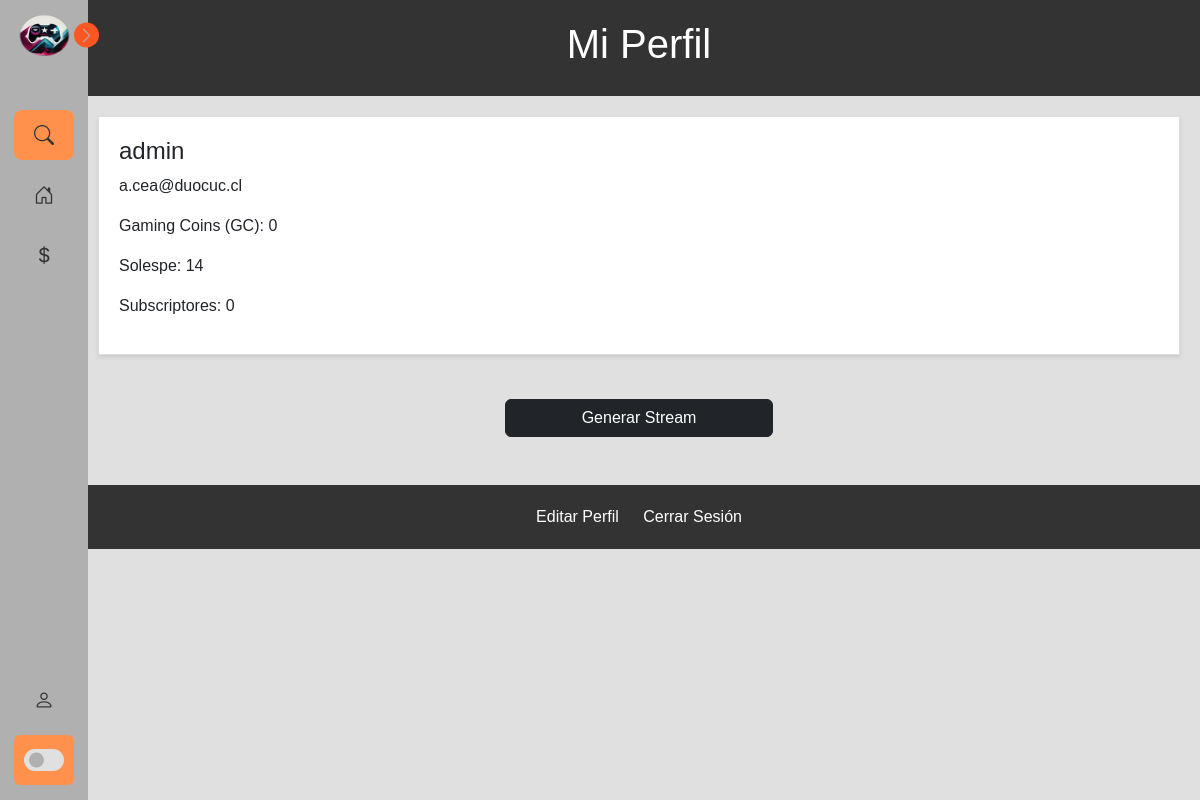
/perfil (signed in), run on an earlier commit of the app's database.
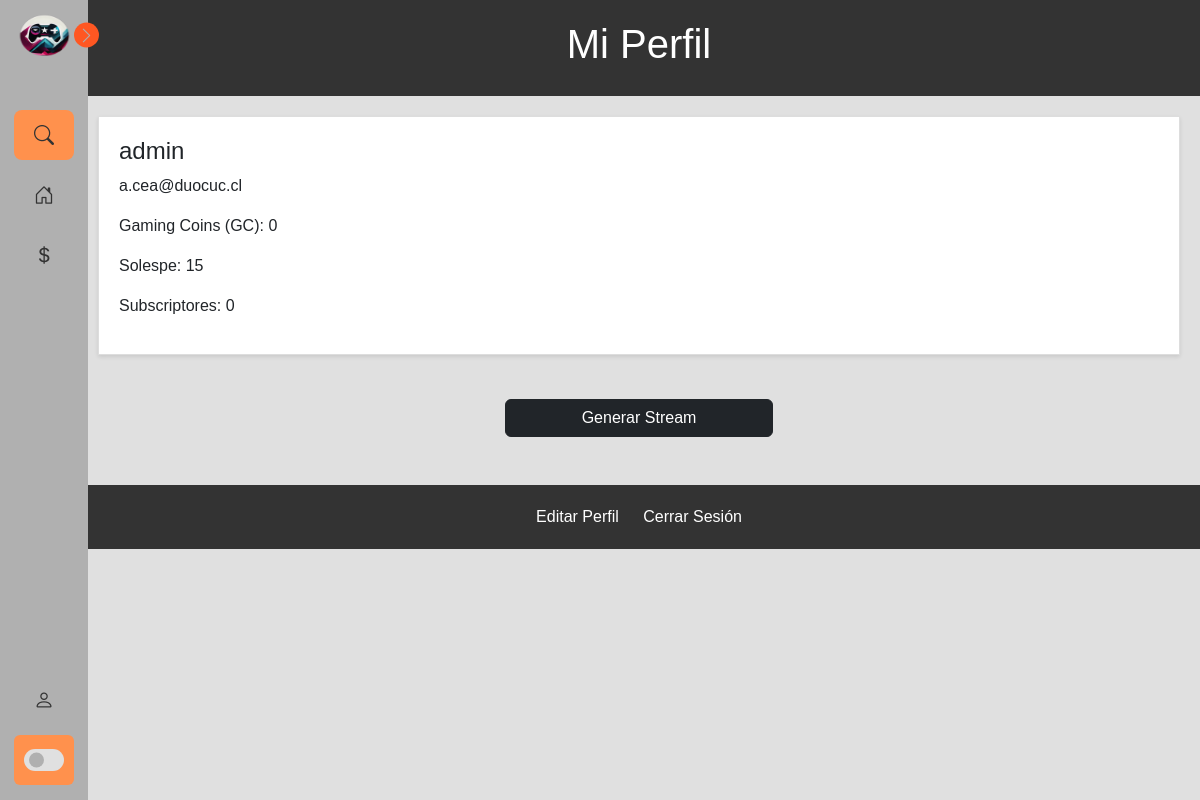
And on a later commit of the database.
### tvapp/models.py (models this page shows, shortened)
class Puntos(models.Model):
    usuario = models.OneToOneField(User, on_delete=models.CASCADE)
    puntos = models.IntegerField(default=0)

class Solespe(models.Model):
    usuario = models.OneToOneField(User, on_delete=models.CASCADE)
    cantidadSolespe = models.IntegerField(default=0)

### tvapp/views.py (the view)
# urls.py: path('perfil', views.perfil, name='perfil'),
@login_required
def perfil(request):
    usuario_actual = request.user
    if request.method == 'POST' and 'logout' in request.POST:
        logout(request)
        return redirect('inicio')  # Redirige al usuario a la página de inicio.
    usuario_actual = request.user
    username = usuario_actual.username
    email = usuario_actual.email
    puntos_usuario = Puntos.objects.get(usuario=request.user)
    solespe_usuario, creado = Solespe.objects.get_or_create(usuario=request.user)
    usuarios_suscritos = SuscripcionUsuario.objects.filter(usuario_suscrito=request.user)
    return render(request, 'perfil.html', {'puntos_usuario': puntos_usuario,
                                           'solespe_usuario': solespe_usuario,
                                           'usuarios_suscritos' : usuarios_suscritos})

### tvapp/templates/perfil.html (shortened to what this page needs)
{% extends 'baseInicio.html' %}
{% load static %}
{% block head %}
<link rel="stylesheet" type="text/css" href="{% static 'css/stylePerfil.css' %}">
{% endblock %}
{% block content %}
<header class="headerPerfil">
    <h1>Mi Perfil</h1>
</header>
<div class="profile">
    <div class="user-info">
        <h2>{{ user.username }}</h2>
        <p>{{ user.email }}</p>
        <p>Gaming Coins (GC): {{ puntos_usuario.puntos }}</p>
        <p>Solespe: {{ solespe_usuario.cantidadSolespe }}</p>
        {% with contador=usuarios_suscritos|length %}
            <p>Subscriptores: {{ contador }}</p>
        {% endwith %}
    </div>
</div>
<div class="container mb-5">
    <div class="row justify-content-center mt-3">
        <div class="col-md-6">
            <div class="d-grid gap-2 col-6 mx-auto">
                <a class="btn btn-dark" href="formuSala">Generar Stream</a>
            </div>
        </div>
    </div>
</div>
<footer>
    <footer>
        <a class="botones" href="{% url 'editar_perfil' %}">Editar Perfil</a>
        <a class="botones" href="{% url 'logout' %}">Cerrar Sesión</a>
    </footer>
</footer>
{% endblock %}

### tvapp/templates/baseInicio.html (shortened to what this page needs)
{% load static %}
<!DOCTYPE html>
<html lang="es">
<head>
  <link href="https://cdn.jsdelivr.net/npm/bootstrap@5.3.0-alpha3/dist/css/bootstrap.min.css" rel="stylesheet"
>
  <link rel="stylesheet" href="https://cdn.jsdelivr.net/npm/bootstrap-icons@1.10.5/font/bootstrap-icons.css">
  <link href='https://unpkg.com/boxicons@2.1.4/css/boxicons.min.css' rel='stylesheet'>
  <link rel="stylesheet" type="text/css" href="{% static 'css/styleNavbar.css' %}">
  {% block head %}
  {% endblock %}
</head>
<body>
  <nav class="sidebar close">
    <header>
        <div class="image-text">
            <span class="image">
                <img id="plant" src="{% static 'img/logo.png' %}" alt="">
            </span>
        </div>
<i class="bi bi-chevron-right toggle"></i>
    </header>
    <div class="menu-bar">
        <div class="menu">
            <li class="search-box">
                <i id="icon" class="bi bi-search"></i>
            </li>
                <li class="nav-link">
                    <a class="" href="{% url 'inicio' %}">
                        <i id="icon" class="bi bi-house-door"></i>
                    </a>
                </li>
                {% if user.is_authenticated %}
                <li class="nav-link">
                  <a class="" href="{% url 'comprar_solespe' %}">
                      <i id="icon" class="bi bi-currency-dollar"></i>
                  </a>
              </li>
              {% endif %}
        </div>
        <div class="bottom-content">
          <li class="">
              {% if user.is_authenticated %}
                <a href="{% url 'perfil' %}">
                  <i id="icon" class="bi bi-person"></i>
                </a>
              {% else %}
                  <a href="{% url 'login_registro' %}">
                      <i id="icon" class="bi bi-person"></i>
                      <span class="text nav-text">Inicio Sesión</span>
                  </a>
              {% endif %}
          </li>
            <li class="mode">
                <div class="toggle-switch">
                    <span class="switch"></span>
                </div>
            </li>
        </div>
    </div>
  </nav>
  <section class="home">
    {% block content %}
    {% endblock %}
  </section>
</body>
</html>

### tvapp/static/css/styleNavbar.css (style rules this page uses)
:root { --body-color: #e0e0e0; --sidebar-color: #b0b0b0; --primary-color: #ff5722; --primary-color-light: #ff914d; --toggle-color: #e0e0e0; --text-color: #333333; --tran-03: all 0.2s ease; --tran-03: all 0.3s ease; --tran-04: all 0.3s ease; --tran-05: all 0.3s ease; }
body { min-height: 100vh; background-color: var(--body-color); transition: var(--tran-05); }
.sidebar { position: fixed; top: 0; left: 0; height: 100%; width: 250px; padding: 10px 14px; background: var(--sidebar-color); transition: var(--tran-05); z-index: 100; }
.sidebar.close { width: 88px; }
.sidebar li { height: 50px; list-style: none; display: flex; align-items: center; margin-top: 10px; }
.sidebar header .image, .sidebar #icon { min-width: 60px; border-radius: 6px; }
.sidebar #icon { min-width: 60px; border-radius: 6px; height: 100%; display: flex; align-items: center; justify-content: center; font-size: 20px; }
.sidebar .text, .sidebar #icon { color: var(--text-color); transition: var(--tran-03); }
.sidebar { font-size: 17px; font-weight: 500; white-space: nowrap; opacity: 1; }
.sidebar header { position: relative; }
.sidebar header .image-text { display: flex; align-items: center; }
.sidebar header .image { display: flex; align-items: center; justify-content: center; }
.sidebar header .image img { width: 40px; border-radius: 6px; }
.sidebar header .toggle { position: absolute; top: 50%; right: -25px; transform: translateY(-50%) rotate(180deg); height: 25px; width: 25px; background-color: var(--primary-color); color: var(--sidebar-color); border-radius: 50%; display: flex; align-items: center; justify-content: center; size: 22px; cursor: pointer; transition: var(--tran-05); }
.sidebar .toggle { height: 25px; width: 25px; }
.sidebar.close .toggle { transform: translateY(-50%) rotate(0deg); }
.sidebar .menu { margin-top: 40px; }
.sidebar li.search-box { border-radius: 8px; background-color: var(--primary-color-light); cursor: pointer; transition: var(--tran-05); }
.sidebar li a { list-style: none; height: 100%; background-color: transparent; display: flex; align-items: center; height: 100%; width: 100%; border-radius: 6px; text-decoration: none; transition: var(--tran-03); }
.sidebar .menu-bar { height: calc(100% - 55px); display: flex; flex-direction: column; justify-content: space-between; overflow-y: scroll; }
.sidebar .menu-bar .mode { border-radius: 6px; background-color: var(--primary-color-light); position: relative; transition: var(--tran-05); }
.menu-bar .bottom-content .toggle-switch { position: absolute; right: 0; height: 100%; min-width: 60px; display: flex; align-items: center; justify-content: center; border-radius: 6px; cursor: pointer; }
.toggle-switch .switch { position: relative; height: 22px; width: 40px; border-radius: 25px; background-color: var(--toggle-color); transition: var(--tran-05); }
.switch::before { content: ''; position: absolute; height: 15px; width: 15px; border-radius: 50%; top: 50%; left: 5px; transform: translateY(-50%); background-color: var(--sidebar-color); transition: var(--tran-04); }
.home { position: absolute; top: 0; top: 0; left: 250px; height: 100vh; width: calc(100% - 250px); background-color: var(--body-color); transition: var(--tran-05); }
.sidebar.close ~ .home { left: 78px; height: 100vh; width: calc(100% - 78px); }
#plant { height: 50px; width: 60px; }

### tvapp/static/css/stylePerfil.css (style rules this page uses)
body { font-family: Arial, sans-serif; background-color: #f2f2f2; margin: 0; padding: 0; }
.headerPerfil { background-color: #333; color: #fff; text-align: center; padding: 20px 0; }
.profile { background-color: #fff; border: 1px solid #ddd; padding: 20px; margin: 20px; box-shadow: 0 2px 4px rgba(0, 0, 0, 0.1); display: flex; align-items: center; }
.user-info h2 { font-size: 24px; }
footer { background-color: #333; color: #fff; text-align: center; padding: 10px 0; }
.botones { color: #fff; text-decoration: none; margin: 0 10px; }

What changed in the data, as far as the page shows it:
changed Solespe: cantidadSolespe "14" → "15"
